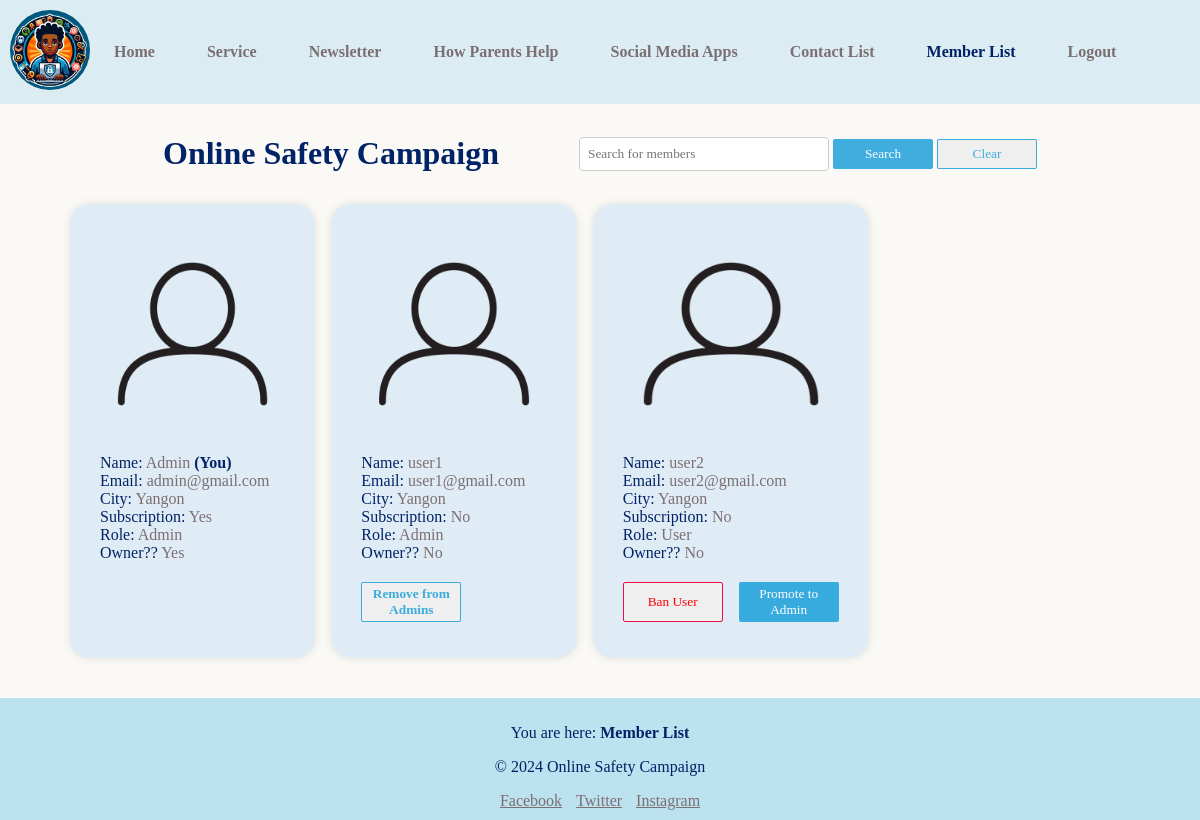
/social-media-campaign/member-list.php (signed in), run on the app's committed database.
### tables this page shows
CREATE TABLE `members` (
  `id` varchar(10) NOT NULL,
  `name` varchar(50) NOT NULL,
  `profile` varchar(500) NOT NULL,
  `email` varchar(200) NOT NULL,
  `password` varchar(16) NOT NULL,
  `city` varchar(200) NOT NULL,
  `subscription` int(11) NOT NULL DEFAULT 0,
  `role` int(11) NOT NULL DEFAULT 0,
  `owner` int(1) NOT NULL DEFAULT 0,
  `created_at` timestamp NOT NULL DEFAULT current_timestamp()
);

### social-media-campaign/Model/DataBase.php (called while the page is built, shortened)
<?php
class DataBase
{
    protected static $instance;
    public function __construct()
    {
        try {
            $this->pdo=new PDO("mysql:dbname=social_media_campaign;host=localhost","root","");
        } catch (PDOException $exception) {
            echo $exception->getMessage();
        }
    }
    public static function getInstance() : DataBase
    {
        if (!self::$instance) {
            self::$instance = new self();
        }
        return self::$instance;
    }
}

### social-media-campaign/Model/Member.php (called while the page is built, shortened)
<?php
require_once('DataBase.php');
class Member
{
    private $db;
    private $table = "members";
    public function __construct()
    {
        $this->db = DataBase::getInstance();
    }
    protected function index (string $search = '') : Array | Object
    {
        $sql = "SELECT * FROM $this->table WHERE (name LIKE :condition OR email LIKE :condition) AND (name != '' OR email != '')";
        $condition = $search ? "%$search%" : '%'. '' . '%';
        $statement = $this->db->pdo->prepare($sql);
        $statement->bindParam(":condition", $condition);
        $statement->execute();
        $members = $statement->fetchAll(PDO::FETCH_OBJ);
        return $members;
    }
}

### social-media-campaign/Controller/MemberController.php (called while the page is built, shortened)
<?php
require_once('Model/Member.php');
class MemberController extends Member
{
    public function searchOrGetAllMembers(string $search = ''): array
    {
        $data = $this->index($search);
        return $data;
    }
}

### social-media-campaign/member-list.php (the view, shortened to what this page needs)
<!DOCTYPE html>
<?php
require_once("Controller/MemberController.php");
$memberController = new MemberController();
if (isset($_POST['btnSearch'])) :
  $members = $memberController->searchOrGetAllMembers($_POST['search']);
else :
  $members = $memberController->searchOrGetAllMembers();
endif;
?>
<html lang="en">
<head>
  <link rel="stylesheet" href="./styles/style.css">
  <link rel="stylesheet" href="./styles/member-list.css">
</head>
<body>
  <?php include_once("layouts/nav.php"); ?>
  <header class="flex justify-center items-center px-70px gap-5rem">
    <h1>Online Safety Campaign</h1>
    <div>
      <form action="" method="POST">
        <input type="text" name="search" placeholder="Search for members" value="<?= isset($_POST['btnSearch']) ? $_POST['search'] : "" ?>">
        <button type="submit" name="btnSearch" class="bgBlueButton">Search</button>
        <button type="button" name="btnSearch" class="bgWhiteButton">
          <a href="member-list.php" class="text-decoration-none">Clear</a>
        </button>
      </form>
    </div>
  </header>
  <main id="admin_social_media_apps" class="px-70px">
    <section class="cardContainer">
      <?php if (count($members) < 1) : ?>
        <h2>
          <?= (isset($_POST['btnSearch']) and $_POST['search'] != '') ? "Cannot find anything on " . $_POST['search'] . "." : "No members has registered our website" ?>
        </h2>
        <?php
      else :
        foreach ($members as $item) : ?>
          <div class="card shadow">
            <div class="row justify-center items-center gap-1rem">
              <?php if (isset($item->profile) and $item->profile != '') : ?>
                <img src="<?= "images/$item->image_1" ?>" alt="" width="100%" height="200px">
              <?php else : ?>
                <img src="assets/default-profile.png" alt="" width="100%" height="200px">
              <?php endif; ?>
            </div>
            <div class="links">
              <p><span>Name: </span><?= $item->name ?> <?= ($_SESSION['user']->id === $item->id) ? '<span style="font-weight: bold;">(You)</span>' : '' ?></p>
              <p><span>Email: </span><?= $item->email ?></p>
              <p><span>City: </span><?= $item->city ?></p>
              <p><span>Subscription: </span><?= !!$item->subscription ? "Yes" : "No" ?></p>
              <p><span>Role: </span><?= !!$item->role ? "Admin" : "User" ?></p>
              <p><span>Owner?? </span><?= !!$item->owner ? "Yes" : "No" ?></p>
            </div>
            <?php if ($_SESSION['user']->id !== $item->id and $item->owner !== 1) : ?>
              <div class="buttons flex justify-start gap-1rem">
                <?php if($item->role !== 1) : ?>
                <button class="bgWhiteButton btnBanUser text-red" data-id="<?= $item->id ?>" data-name="<?= $item->name ?>">
                  Ban User
                </button>
                <?php endif; ?>
                <?php if ($item->role === 1) : ?>
                  <button class="bgWhiteButton font-bold btnRemoveFromAdmin" data-id="<?= $item->id ?>" data-name="<?= $item->name ?>">
                    Remove from Admins
                  </button>
                <?php else : ?>
                  <button class="bgBlueButton btnPromoteToAdmin" data-id="<?= $item->id ?>" data-name="<?= $item->name ?>">
                    Promote to Admin
                  </button>
                <?php endif; ?>
              </div>
            <?php endif; ?>
          </div>
      <?php endforeach;
      endif;
      ?>
    </section>
  </main>
  <?php include_once("layouts/footer.php") ?>
</body>
</html>

### social-media-campaign/styles/member-list.css (style rules this page uses)
.btnBanUser { border: 1px solid var(--primary-red) !important; }
#admin_social_media_apps { display: flex; justify-content: space-between; flex-wrap: wrap; gap: 5%; }
header input { padding: 8px; border: 1px solid #ccc; border-radius: 4px; width: 250px; }
header button { width: 100px; height: 30px; cursor: pointer; }
.cardContainer { width: 100%; display: grid; grid-template-columns: 1fr 1fr 1fr 1fr; gap: 1rem; }
.card { background-color: var(--primary-light-blue-25-opa30); padding: 30px; border-radius: 20px; grid-column: span 1; }
.card .links { margin-top: 20px; }
.card .links p { color: var(--gray-2); margin: 0 !important; }
.card .buttons { margin-top: 20px; }
.card .bgBlueButton, .card .bgWhiteButton { width: 100px; height: 40px; cursor: pointer; }

### social-media-campaign/styles/utilities/variable.css (style rules this page uses)
:root { --background-color: #faf9f6; --secondary-background-color: rgba(0, 150, 215, 0.25); --text-primary-dark-blue: #002266; --text-primary-dark-blue-75: rgba(0, 34, 102, 0.75); --text-primary-dark-blue-50: rgba(0, 34, 102, 0.5); --text-primary-dark-blue-25: rgba(0, 34, 102, 0.25); --text-primary-light-blue: #0096d7; --text-primary-light-blue-25: rgba(0, 150, 215, 0.25); --primary-light-blue: rgba(0, 150, 215); --primary-light-blue-75: rgba(0, 150, 215, 0.75); --primary-light-blue-50: rgba(0, 150, 215, 0.5); --primary-light-blue-50-opa50: #e3f2fb; --primary-light-blue-25: rgba(0, 150, 215, 0.25); --primary-light-blue-25-opa80: #cceaf7; --primary-light-blue-25-opa50: #dbedf2; --primary-light-blue-25-opa30: #e0ecf5; --primary-light-blue-25-opa20: #edf3f4; --gray-1: #dbdcde; --gray-2: #7b6f72; --gray-2-opa20: #e1dddc; --gray-2-50: rgba(123, 111, 114, 0.5); --gray-2-25: rgba(123, 111, 114, 0.25); --primary-light-blue: rgba(0, 150, 215, 1); --primary-red: #f10c45; }
* { color: var(--text-primary-dark-blue); font-family: Poppins; box-sizing: border-box; scroll-behavior: smooth; }
body { font-family: "Arial", sans-serif; margin: 0; padding: 0; background-color: var(--background-color); }

### social-media-campaign/styles/utilities/general.css (style rules this page uses)
header { text-align: center; padding: 10px; }
main { min-height: 56.8dvh; }
.bgBlueButton { background-color: var(--primary-light-blue-75); color: white; border-radius: 2px; outline: none; border: none; }
.bgWhiteButton { border: 1px solid var(--primary-light-blue-75) !important; color: var(--primary-light-blue-75); border-radius: 2px; }
.bgWhiteButton * { color: var(--primary-light-blue-75); }

### social-media-campaign/styles/utilities/padding.css (style rules this page uses)
.px-70px { padding-left: 70px; padding-right: 70px; }

### social-media-campaign/styles/utilities/text.css (style rules this page uses)
.text-red { color: red !important; }
.font-bold { font-weight: bold; }
.text-decoration-none { text-decoration: none !important; }

### social-media-campaign/styles/utilities/box.css (style rules this page uses)
.shadow { box-shadow: 0 0 10px rgba(0, 0, 0, 0.1); }

### social-media-campaign/styles/utilities/flex.css (style rules this page uses)
.flex { display: flex; }
.row { display: flex; }
.justify-center { justify-content: center; }
.justify-start { justify-content: flex-start; }
.items-center { align-items: center; }

### social-media-campaign/styles/utilities/gap.css (style rules this page uses)
.gap-1rem { gap: 1rem; }
.gap-5rem { gap: 5rem; }

### data on the page
members: name "Admin", shows "(You)", email "admin@gmail.com", city "Yangon", subscription "Yes", role "Admin", owner "Yes"
members: name "user1", email "user1@gmail.com", city "Yangon", subscription "No", role "Admin", owner "No"
members: name "user2", email "user2@gmail.com", city "Yangon", subscription "No", role "User", owner "No"

### other printed values
getHere($currentPage) "Member List"
